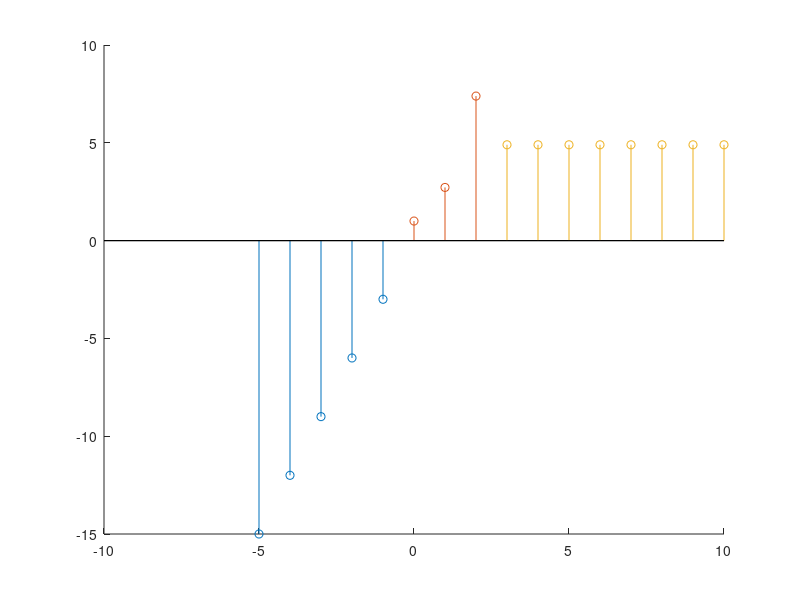

MATLAB code to generate this figure:
n1 = -5:-1;
n2 = 0:2;
n3 = 3:10;

y1 = 3*n1;
y2 = exp(n2);
y3 = sqrt(24);

hold on;
stem(n1, y1);
stem(n2, y2);
stem(n3, y3*ones(size(n3)));
hold off;